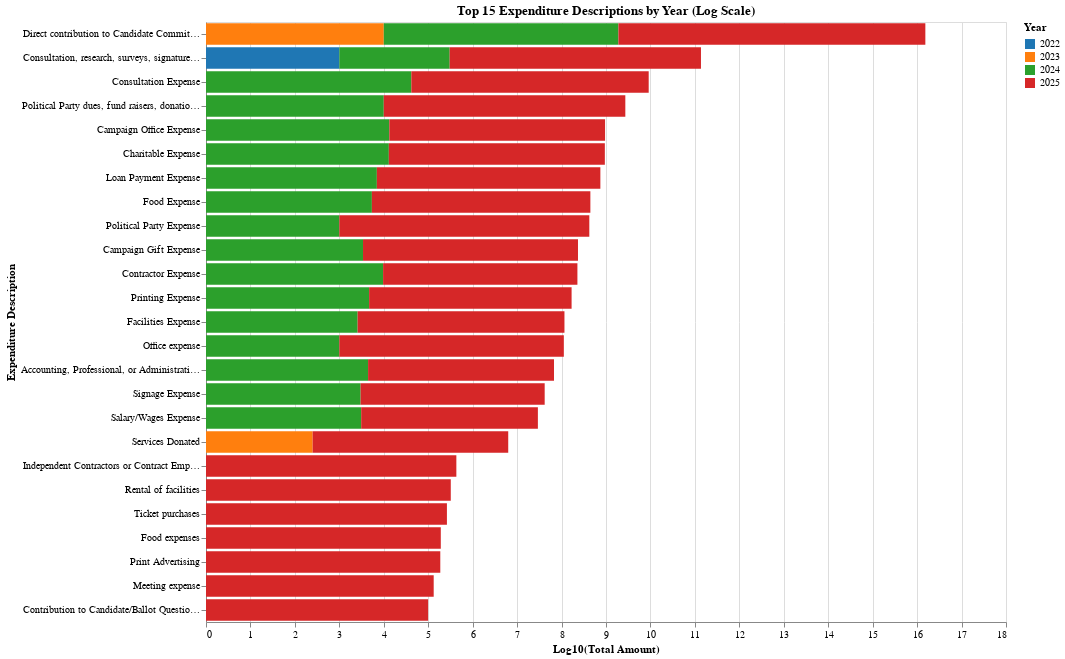

Write notebook code for a chart like this one.
### Code cell
expenditure_df_bar = expenditure_df_figure3.copy()
expenditure_yearly_grouped = expenditure_df_bar.groupby(['year', 'exp_desc'])[['amount']].sum().reset_index()
expenditure_yearly_grouped['year_str'] = expenditure_yearly_grouped['year'].astype(str)
expenditure_yearly_grouped['log_amount'] = np.log10(expenditure_yearly_grouped['amount'] + 1)
years_bar = sorted(expenditure_yearly_grouped['year'].unique().tolist())
all_top_exp_desc = set()
for year in years_bar:
    year_data = expenditure_yearly_grouped[expenditure_yearly_grouped['year'] == year].copy()
    top_exp_desc_year = year_data.nlargest(15, 'amount')['exp_desc'].tolist()
    # crop the top one
    top_exp_desc_year = top_exp_desc_year[1:]
    all_top_exp_desc.update(top_exp_desc_year)
expenditure_yearly_top = expenditure_yearly_grouped[
    expenditure_yearly_grouped['exp_desc'].isin(all_top_exp_desc)
].copy()
year_checkboxes = []
for year in years_bar:
    checkbox = alt.binding_checkbox(name=f'{year} ')
    year_checkboxes.append(
        alt.param(name=f'year_{year}', value=True, bind=checkbox)
    )

expenditure_bar_chart = alt.Chart(expenditure_yearly_top).mark_bar().encode(
    y=alt.Y('exp_desc:N', 
            title='Expenditure Description', 
            sort='-x'),
    x=alt.X('log_amount:Q', title='Log10(Total Amount)'),
    color=alt.Color('year:N', 
                    title='Year',
                    scale=alt.Scale(scheme='category10')),
    tooltip=[
        alt.Tooltip('year:N', title='Year'),
        alt.Tooltip('exp_desc:N', title='Description'),
        alt.Tooltip('amount:Q', title='Amount', format='$,.2f'),
        alt.Tooltip('log_amount:Q', title='Log10(Amount)', format='.2f')
    ]
).add_params(
    *year_checkboxes
).transform_filter(
    ' || '.join([f'datum.year == {year} && year_{year}' for year in years_bar])
).properties(
    title='Top 15 Expenditure Descriptions by Year (Log Scale)',
    width=800,
    height=600
)

expenditure_bar_chart.show()

### Figure 1 — Vega-Lite specification as saved in the notebook (floating-point values rounded to 4 significant figures)
{"config": {"view": {"continuousWidth": 300, "continuousHeight": 300}}, "data": {"name": "data-984553e78d53631363edba72a7fe0119"}, "mark": {"type": "bar"}, "encoding": {"color": {"field": "year", "scale": {"scheme": "category10"}, "title": "Year", "type": "nominal"}, "tooltip": [{"field": "year", "title": "Year", "type": "nominal"}, {"field": "exp_desc", "title": "Description", "type": "nominal"}, {"field": "amount", "format": "$,.2f", "title": "Amount", "type": "quantitative"}, {"field": "log_amount", "format": ".2f", "title": "Log10(Amount)", "type": "quantitative"}], "x": {"field": "log_amount", "title": "Log10(Total Amount)", "type": "quantitative"}, "y": {"field": "exp_desc", "sort": "-x", "title": "Expenditure Description", "type": "nominal"}}, "height": 600, "params": [{"name": "year_2020", "bind": {"input": "checkbox", "name": "2020 "}, "value": true}, {"name": "year_2021", "bind": {"input": "checkbox", "name": "2021 "}, "value": true}, {"name": "year_2022", "bind": {"input": "checkbox", "name": "2022 "}, "value": true}, {"name": "year_2023", "bind": {"input": "checkbox", "name": "2023 "}, "value": true}, {"name": "year_2024", "bind": {"input": "checkbox", "name": "2024 "}, "value": true}, {"name": "year_2025", "bind": {"input": "checkbox", "name": "2025 "}, "value": true}], "title": "Top 15 Expenditure Descriptions by Year (Log Scale)", "transform": [{"filter": "datum.year == 2020 && year_2020 || datum.year == 2021 && year_2021 || datum.year == 2022 && year_2022 || datum.year == 2023 && year_2023 || datum.year == 2024 && year_2024 || datum.year == 2025 && year_2025"}], "width": 800, "$schema": "https://vega.github.io/schema/vega-lite/v5.20.1.json", "datasets": {"data-984553e78d53631363edba72a7fe0119": [{"year": 2022, "exp_desc": "Consultation, research, surveys, signature gathering, polling, telemarketing ", "amount": 1000.0, "year_str": "2022", "log_amount": 3.0}, {"year": 2023, "exp_desc": "Direct contribution to Candidate Committees and other committees", "amount": 10000.0, "year_str": "2023", "log_amount": 4.0}, {"year": 2023, "exp_desc": "Services Donated", "amount": 250.0, "year_str": "2023", "log_amount": 2.4}, {"year": 2024, "exp_desc": "Accounting, Professional, or Administrative Disbursements", "amount": 4433.0, "year_str": "2024", "log_amount": 3.647}, {"year": 2024, "exp_desc": "Campaign Gift Expense", "amount": 3410.0, "year_str": "2024", "log_amount": 3.533}, {"year": 2024, "exp_desc": "Campaign Office Expense", "amount": 13340.0, "year_str": "2024", "log_amount": 4.125}, {"year": 2024, "exp_desc": "Charitable Expense", "amount": 13000.0, "year_str": "2024", "log_amount": 4.114}, {"year": 2024, "exp_desc": "Consultation Expense", "amount": 41680.0, "year_str": "2024", "log_amount": 4.62}, {"year": 2024, "exp_desc": "Consultation, research, surveys, signature gathering, polling, telemarketing ", "amount": 302.6, "year_str": "2024", "log_amount": 2.482}, {"year": 2024, "exp_desc": "Contractor Expense", "amount": 9650.0, "year_str": "2024", "log_amount": 3.985}, {"year": 2024, "exp_desc": "Direct contribution to Candidate Committees and other committees", "amount": 190300.0, "year_str": "2024", "log_amount": 5.28}, {"year": 2024, "exp_desc": "Facilities Expense", "amount": 2581.0, "year_str": "2024", "log_amount": 3.412}, {"year": 2024, "exp_desc": "Food Expense", "amount": 5399.0, "year_str": "2024", "log_amount": 3.732}, {"year": 2024, "exp_desc": "Loan Payment Expense", "amount": 6990.0, "year_str": "2024", "log_amount": 3.845}, {"year": 2024, "exp_desc": "Office expense ", "amount": 1000.0, "year_str": "2024", "log_amount": 3.001}, {"year": 2024, "exp_desc": "Political Party Expense", "amount": 1000.0, "year_str": "2024", "log_amount": 3.0}, {"year": 2024, "exp_desc": "Political Party dues, fund raisers, donations, souvenir book ads etc.", "amount": 10000.0, "year_str": "2024", "log_amount": 4.0}, {"year": 2024, "exp_desc": "Printing Expense", "amount": 4678.0, "year_str": "2024", "log_amount": 3.67}, {"year": 2024, "exp_desc": "Salary/Wages Expense", "amount": 3102.0, "year_str": "2024", "log_amount": 3.492}, {"year": 2024, "exp_desc": "Signage Expense", "amount": 3011.0, "year_str": "2024", "log_amount": 3.479}, {"year": 2025, "exp_desc": "Accounting, Professional, or Administrative Disbursements", "amount": 15240.0, "year_str": "2025", "log_amount": 4.183}, {"year": 2025, "exp_desc": "Campaign Gift Expense", "amount": 68680.0, "year_str": "2025", "log_amount": 4.837}, {"year": 2025, "exp_desc": "Campaign Office Expense", "amount": 71420.0, "year_str": "2025", "log_amount": 4.854}, {"year": 2025, "exp_desc": "Charitable Expense", "amount": 72480.0, "year_str": "2025", "log_amount": 4.86}, {"year": 2025, "exp_desc": "Consultation Expense", "amount": 219100.0, "year_str": "2025", "log_amount": 5.341}, {"year": 2025, "exp_desc": "Consultation, research, surveys, signature gathering, polling, telemarketing ", "amount": 450900.0, "year_str": "2025", "log_amount": 5.654}, {"year": 2025, "exp_desc": "Contractor Expense", "amount": 23560.0, "year_str": "2025", "log_amount": 4.372}, {"year": 2025, "exp_desc": "Contribution to Candidate/Ballot Question/Political/Independent/Party Committee", "amount": 99500.0, "year_str": "2025", "log_amount": 4.998}, {"year": 2025, "exp_desc": "Direct contribution to Candidate Committees and other committees", "amount": 8051000.0, "year_str": "2025", "log_amount": 6.906}, {"year": 2025, "exp_desc": "Facilities Expense", "amount": 45010.0, "year_str": "2025", "log_amount": 4.653}, {"year": 2025, "exp_desc": "Food Expense", "amount": 82400.0, "year_str": "2025", "log_amount": 4.916}, {"year": 2025, "exp_desc": "Food expenses ", "amount": 191900.0, "year_str": "2025", "log_amount": 5.283}, {"year": 2025, "exp_desc": "Independent Contractors or Contract Employees ", "amount": 429500.0, "year_str": "2025", "log_amount": 5.633}, {"year": 2025, "exp_desc": "Loan Payment Expense", "amount": 106800.0, "year_str": "2025", "log_amount": 5.029}, {"year": 2025, "exp_desc": "Meeting expense", "amount": 132800.0, "year_str": "2025", "log_amount": 5.123}, {"year": 2025, "exp_desc": "Office expense ", "amount": 112400.0, "year_str": "2025", "log_amount": 5.051}, {"year": 2025, "exp_desc": "Political Party Expense", "amount": 420800.0, "year_str": "2025", "log_amount": 5.624}, {"year": 2025, "exp_desc": "Political Party dues, fund raisers, donations, souvenir book ads etc.", "amount": 272100.0, "year_str": "2025", "log_amount": 5.435}, {"year": 2025, "exp_desc": "Print Advertising ", "amount": 186900.0, "year_str": "2025", "log_amount": 5.272}, {"year": 2025, "exp_desc": "Printing Expense", "amount": 35950.0, "year_str": "2025", "log_amount": 4.556}, {"year": 2025, "exp_desc": "Rental of facilities ", "amount": 321800.0, "year_str": "2025", "log_amount": 5.508}, {"year": 2025, "exp_desc": "Salary/Wages Expense", "amount": 9455.0, "year_str": "2025", "log_amount": 3.976}, {"year": 2025, "exp_desc": "Services Donated", "amount": 25140.0, "year_str": "2025", "log_amount": 4.4}, {"year": 2025, "exp_desc": "Signage Expense", "amount": 13850.0, "year_str": "2025", "log_amount": 4.142}, {"year": 2025, "exp_desc": "Ticket purchases ", "amount": 263400.0, "year_str": "2025", "log_amount": 5.421}]}}
